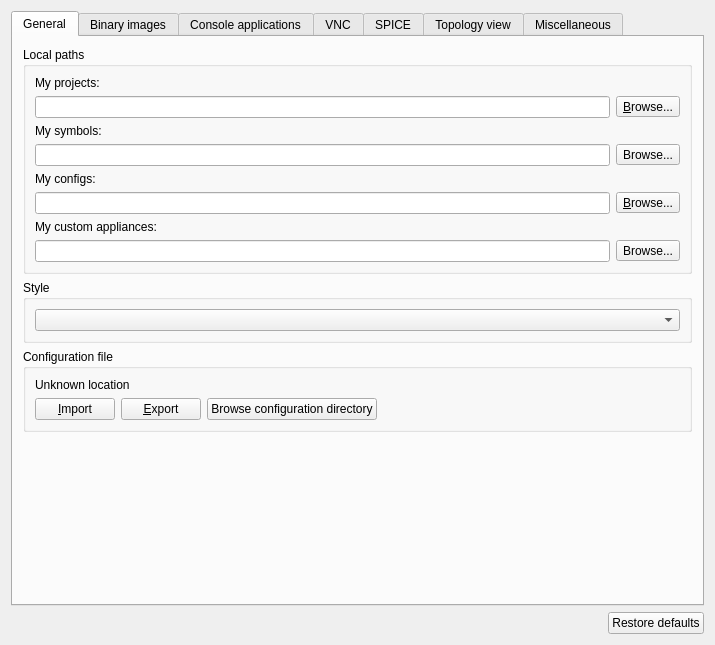
<?xml version="1.0" encoding="UTF-8"?>
<ui version="4.0">
 <class>GeneralPreferencesPageWidget</class>
 <widget class="QWidget" name="GeneralPreferencesPageWidget">
  <property name="geometry">
   <rect>
    <x>0</x>
    <y>0</y>
    <width>715</width>
    <height>645</height>
   </rect>
  </property>
  <property name="windowTitle">
   <string>General</string>
  </property>
  <property name="styleSheet">
   <string notr="true">
QWidget {
    background-color: #fae8b7;
    color: #586e75;
}

QToolBar {
    border:0px;
}

QGraphicsView, QTextEdit, QPlainTextEdit, QTreeWidget, QListWidget, QLineEdit, QSpinBox, QComboBox {
    background-color: #fdf6e3;
}

QLabel, QMenu, QStatusBar {
  color: #586e75;
}

QMenuBar::item {
    background-color: #fae8b7;
}

QMenu::item:selected {
    color: #f2f2f2;
    background-color: #383838;
}

QToolButton:hover {
    background-color: #383838;
}

QGroupBox {
    color: #586e75;
    font: bold 12px;
    padding: 15px;
    border-style: none;
}

QAbstractScrollArea::corner {
    background: #fae8b7;
}

QScrollBar::add-page:horizontal, QScrollBar::sub-page:horizontal, QScrollBar::add-page:vertical, QScrollBar::sub-page:vertical {
  background: none;
}

QComboBox {
    selection-color: #f2f2f2;
    selection-background-color: #fae8b7;
}

QComboBox QAbstractItemView {
    background-color: #fdf6e3;
}

QDockWidget, QMenuBar, QPushButton, QToolButton, QTabWidget, QHeaderView::section {
    color: #586e75;
    font: bold 11px;
}

QTabBar {
    color: #586e75;
}

QRadioButton, QCheckBox {
  color: #586e75;
}

QRadioButton::disabled, QCheckBox::disabled {
  color: gray;
}
// bg-color=#fdf6e3
// fg-color=#586e75
// tool-bar=#fae8b7
// selection-bg=#383838 
// selection-fg=#f2f2f2
 </string>
  </property>
  <layout class="QVBoxLayout" name="verticalLayout">
   <item>
    <widget class="QTabWidget" name="uiMiscTabWidget">
     <property name="sizePolicy">
      <sizepolicy hsizetype="MinimumExpanding" vsizetype="MinimumExpanding">
       <horstretch>0</horstretch>
       <verstretch>0</verstretch>
      </sizepolicy>
     </property>
     <property name="styleSheet">
      <string notr="true">
QWidget {
    background-color: #fae8b7;
    color: #586e75;
}

QToolBar {
    border:0px;
}

QGraphicsView, QTextEdit, QPlainTextEdit, QTreeWidget, QListWidget, QLineEdit, QSpinBox, QComboBox {
    background-color: #fdf6e3;
}

QLabel, QMenu, QStatusBar {
  color: #586e75;
}

QMenuBar::item {
    background-color: #fae8b7;
}

QMenu::item:selected {
    color: #f2f2f2;
    background-color: #383838;
}

QToolButton:hover {
    background-color: #383838;
}

QGroupBox {
    color: #586e75;
    font: bold 12px;
    padding: 15px;
    border-style: none;
}

QAbstractScrollArea::corner {
    background: #fae8b7;
}

QScrollBar::add-page:horizontal, QScrollBar::sub-page:horizontal, QScrollBar::add-page:vertical, QScrollBar::sub-page:vertical {
  background: none;
}

QComboBox {
    selection-color: #f2f2f2;
    selection-background-color: #fae8b7;
}

QComboBox QAbstractItemView {
    background-color: #fdf6e3;
}

QDockWidget, QMenuBar, QPushButton, QToolButton, QTabWidget, QHeaderView::section {
    color: #586e75;
    font: bold 11px;
}

QTabBar {
    color: #586e75;
}

QRadioButton, QCheckBox {
  color: #586e75;
}

QRadioButton::disabled, QCheckBox::disabled {
  color: gray;
}
// bg-color=#fdf6e3
// fg-color=#586e75
// tool-bar=#fae8b7
// selection-bg=#383838 
// selection-fg=#f2f2f2
 </string>
     </property>
     <property name="currentIndex">
      <number>0</number>
     </property>
     <widget class="QWidget" name="uiGeneralTab">
      <attribute name="title">
       <string>General</string>
      </attribute>
      <layout class="QVBoxLayout" name="verticalLayout_4">
       <property name="leftMargin">
        <number>10</number>
       </property>
       <property name="topMargin">
        <number>10</number>
       </property>
       <property name="rightMargin">
        <number>10</number>
       </property>
       <property name="bottomMargin">
        <number>10</number>
       </property>
       <item>
        <widget class="QGroupBox" name="uiLocalPathsGroupBox">
         <property name="title">
          <string>Local paths</string>
         </property>
         <layout class="QVBoxLayout" name="verticalLayout_5">
          <item>
           <widget class="QLabel" name="uiProjectsPathLabel">
            <property name="text">
             <string>My projects:</string>
            </property>
           </widget>
          </item>
          <item>
           <layout class="QHBoxLayout" name="horizontalLayout_2">
            <item>
             <widget class="QLineEdit" name="uiProjectsPathLineEdit">
              <property name="sizePolicy">
               <sizepolicy hsizetype="MinimumExpanding" vsizetype="Fixed">
                <horstretch>0</horstretch>
                <verstretch>0</verstretch>
               </sizepolicy>
              </property>
              <property name="toolTip">
               <string>Directory where your GNS3 projects are stored</string>
              </property>
             </widget>
            </item>
            <item>
             <widget class="QToolButton" name="uiProjectsPathToolButton">
              <property name="text">
               <string>&amp;Browse...</string>
              </property>
              <property name="toolButtonStyle">
               <enum>Qt::ToolButtonTextOnly</enum>
              </property>
             </widget>
            </item>
           </layout>
          </item>
          <item>
           <widget class="QLabel" name="label">
            <property name="text">
             <string>My symbols:</string>
            </property>
           </widget>
          </item>
          <item>
           <layout class="QHBoxLayout" name="horizontalLayout_3">
            <item>
             <widget class="QLineEdit" name="uiSymbolsPathLineEdit"/>
            </item>
            <item>
             <widget class="QToolButton" name="uiSymbolsPathToolButton">
              <property name="text">
               <string>Browse...</string>
              </property>
             </widget>
            </item>
           </layout>
          </item>
          <item>
           <widget class="QLabel" name="uiConfigsPathLabel">
            <property name="text">
             <string>My configs:</string>
            </property>
           </widget>
          </item>
          <item>
           <layout class="QHBoxLayout" name="horizontalLayout_7">
            <item>
             <widget class="QLineEdit" name="uiConfigsPathLineEdit">
              <property name="sizePolicy">
               <sizepolicy hsizetype="MinimumExpanding" vsizetype="Fixed">
                <horstretch>0</horstretch>
                <verstretch>0</verstretch>
               </sizepolicy>
              </property>
              <property name="toolTip">
               <string>Directory where your binary images (e.g. IOS) are stored</string>
              </property>
             </widget>
            </item>
            <item>
             <widget class="QToolButton" name="uiConfigsPathToolButton">
              <property name="text">
               <string>&amp;Browse...</string>
              </property>
              <property name="toolButtonStyle">
               <enum>Qt::ToolButtonTextOnly</enum>
              </property>
             </widget>
            </item>
           </layout>
          </item>
          <item>
           <widget class="QLabel" name="label_3">
            <property name="text">
             <string>My custom appliances:</string>
            </property>
           </widget>
          </item>
          <item>
           <layout class="QHBoxLayout" name="horizontalLayout_12">
            <item>
             <widget class="QLineEdit" name="uiAppliancesPathLineEdit"/>
            </item>
            <item>
             <widget class="QToolButton" name="uiAppliancesPathToolButton">
              <property name="text">
               <string>Browse...</string>
              </property>
             </widget>
            </item>
           </layout>
          </item>
         </layout>
        </widget>
       </item>
       <item>
        <widget class="QGroupBox" name="uiStyleGroupBox">
         <property name="title">
          <string>Style</string>
         </property>
         <layout class="QHBoxLayout" name="horizontalLayout_11">
          <item>
           <widget class="QComboBox" name="uiStyleComboBox"/>
          </item>
         </layout>
        </widget>
       </item>
       <item>
        <widget class="QGroupBox" name="uiConfigurationFileGroupBox">
         <property name="title">
          <string>Configuration file</string>
         </property>
         <layout class="QGridLayout" name="gridLayout">
          <item row="1" column="0">
           <layout class="QHBoxLayout" name="horizontalLayout">
            <item>
             <widget class="QPushButton" name="uiImportConfigurationFilePushButton">
              <property name="text">
               <string>&amp;Import</string>
              </property>
             </widget>
            </item>
            <item>
             <widget class="QPushButton" name="uiExportConfigurationFilePushButton">
              <property name="text">
               <string>&amp;Export</string>
              </property>
             </widget>
            </item>
            <item>
             <widget class="QPushButton" name="uiBrowseConfigurationPushButton">
              <property name="text">
               <string>Browse configuration directory</string>
              </property>
             </widget>
            </item>
            <item>
             <spacer name="horizontalSpacer">
              <property name="orientation">
               <enum>Qt::Horizontal</enum>
              </property>
              <property name="sizeHint" stdset="0">
               <size>
                <width>40</width>
                <height>20</height>
               </size>
              </property>
             </spacer>
            </item>
           </layout>
          </item>
          <item row="0" column="0">
           <widget class="QLabel" name="uiConfigurationFileLabel">
            <property name="text">
             <string>Unknown location</string>
            </property>
           </widget>
          </item>
         </layout>
        </widget>
       </item>
       <item>
        <spacer name="verticalSpacer_5">
         <property name="orientation">
          <enum>Qt::Vertical</enum>
         </property>
         <property name="sizeHint" stdset="0">
          <size>
           <width>20</width>
           <height>5</height>
          </size>
         </property>
        </spacer>
       </item>
      </layout>
     </widget>
     <widget class="QWidget" name="uiImagesTab">
      <attribute name="title">
       <string>Binary images</string>
      </attribute>
      <layout class="QVBoxLayout" name="verticalLayout_7">
       <property name="leftMargin">
        <number>10</number>
       </property>
       <property name="topMargin">
        <number>10</number>
       </property>
       <property name="rightMargin">
        <number>10</number>
       </property>
       <property name="bottomMargin">
        <number>10</number>
       </property>
       <item>
        <widget class="QGroupBox" name="uiLocalBinaryImagePathsGroupBox">
         <property name="title">
          <string>Local paths</string>
         </property>
         <layout class="QVBoxLayout" name="verticalLayout_10">
          <item>
           <widget class="QLabel" name="uiImagesPathLabel">
            <property name="text">
             <string>My binary images:</string>
            </property>
           </widget>
          </item>
          <item>
           <layout class="QHBoxLayout" name="horizontalLayout_4">
            <item>
             <widget class="QLineEdit" name="uiImagesPathLineEdit">
              <property name="sizePolicy">
               <sizepolicy hsizetype="MinimumExpanding" vsizetype="Fixed">
                <horstretch>0</horstretch>
                <verstretch>0</verstretch>
               </sizepolicy>
              </property>
              <property name="toolTip">
               <string>Directory where your binary images (e.g. IOS) are stored</string>
              </property>
             </widget>
            </item>
            <item>
             <widget class="QToolButton" name="uiImagesPathToolButton">
              <property name="text">
               <string>&amp;Browse...</string>
              </property>
              <property name="toolButtonStyle">
               <enum>Qt::ToolButtonTextOnly</enum>
              </property>
             </widget>
            </item>
           </layout>
          </item>
          <item>
           <widget class="QLabel" name="uiImageDirectoriesLabel">
            <property name="text">
             <string>Additional search locations for binary images:</string>
            </property>
           </widget>
          </item>
          <item>
           <widget class="QListWidget" name="uiImageDirectoriesListWidget">
            <property name="lineWidth">
             <number>0</number>
            </property>
            <property name="editTriggers">
             <set>QAbstractItemView::NoEditTriggers</set>
            </property>
            <property name="alternatingRowColors">
             <bool>false</bool>
            </property>
            <property name="selectionMode">
             <enum>QAbstractItemView::SingleSelection</enum>
            </property>
            <property name="selectionBehavior">
             <enum>QAbstractItemView::SelectItems</enum>
            </property>
            <property name="isWrapping" stdset="0">
             <bool>false</bool>
            </property>
            <property name="resizeMode">
             <enum>QListView::Adjust</enum>
            </property>
            <property name="layoutMode">
             <enum>QListView::Batched</enum>
            </property>
            <property name="gridSize">
             <size>
              <width>0</width>
              <height>18</height>
             </size>
            </property>
            <property name="viewMode">
             <enum>QListView::ListMode</enum>
            </property>
            <property name="uniformItemSizes">
             <bool>false</bool>
            </property>
            <property name="selectionRectVisible">
             <bool>true</bool>
            </property>
           </widget>
          </item>
          <item>
           <layout class="QHBoxLayout" name="horizontalLayout_13">
            <item>
             <widget class="QPushButton" name="uiImageDirectoriesAddPushButton">
              <property name="text">
               <string>Add</string>
              </property>
             </widget>
            </item>
            <item>
             <widget class="QPushButton" name="uiImageDirectoriesDeletePushButton">
              <property name="text">
               <string>Delete</string>
              </property>
             </widget>
            </item>
            <item>
             <spacer name="horizontalSpacer_4">
              <property name="orientation">
               <enum>Qt::Horizontal</enum>
              </property>
              <property name="sizeHint" stdset="0">
               <size>
                <width>40</width>
                <height>20</height>
               </size>
              </property>
             </spacer>
            </item>
           </layout>
          </item>
         </layout>
        </widget>
       </item>
      </layout>
     </widget>
     <widget class="QWidget" name="uiConsoleTab">
      <attribute name="title">
       <string>Console applications</string>
      </attribute>
      <layout class="QVBoxLayout" name="verticalLayout_3">
       <property name="leftMargin">
        <number>10</number>
       </property>
       <property name="topMargin">
        <number>10</number>
       </property>
       <property name="rightMargin">
        <number>10</number>
       </property>
       <property name="bottomMargin">
        <number>10</number>
       </property>
       <item>
        <widget class="QGroupBox" name="uiTelnetConsoleSettingsGroupBox">
         <property name="title">
          <string>Console settings</string>
         </property>
         <layout class="QVBoxLayout" name="verticalLayout_9">
          <item>
           <widget class="QLabel" name="uiTelnetConsoleCommandLabel">
            <property name="text">
             <string>Console application command for Telnet:</string>
            </property>
           </widget>
          </item>
          <item>
           <layout class="QHBoxLayout" name="horizontalLayout_9">
            <item>
             <widget class="QLineEdit" name="uiTelnetConsoleCommandLineEdit">
              <property name="sizePolicy">
               <sizepolicy hsizetype="MinimumExpanding" vsizetype="Fixed">
                <horstretch>0</horstretch>
                <verstretch>0</verstretch>
               </sizepolicy>
              </property>
              <property name="toolTip">
               <string>&lt;html&gt;&lt;head/&gt;&lt;body&gt;&lt;p&gt;Command line replacements:&lt;/p&gt;&lt;p&gt;%h = device server &lt;/p&gt;&lt;p&gt;%p = device port&lt;/p&gt;&lt;p&gt;%d = device hostname&lt;/p&gt;&lt;/body&gt;&lt;/html&gt;</string>
              </property>
              <property name="readOnly">
               <bool>true</bool>
              </property>
             </widget>
            </item>
            <item>
             <widget class="QPushButton" name="uiTelnetConsolePreconfiguredCommandPushButton">
              <property name="sizePolicy">
               <sizepolicy hsizetype="Maximum" vsizetype="Fixed">
                <horstretch>0</horstretch>
                <verstretch>0</verstretch>
               </sizepolicy>
              </property>
              <property name="text">
               <string>&amp;Edit</string>
              </property>
             </widget>
            </item>
           </layout>
          </item>
         </layout>
        </widget>
       </item>
       <item>
        <widget class="QGroupBox" name="uiConsoleMiscGroupBox">
         <property name="title">
          <string>Miscellaneous</string>
         </property>
         <layout class="QGridLayout" name="gridLayout_7">
          <item row="0" column="0">
           <widget class="QLabel" name="uiSlowConsoleAllLabel">
            <property name="text">
             <string>Delay between each console launch when consoling to all devices:</string>
            </property>
           </widget>
          </item>
          <item row="1" column="0">
           <widget class="QSpinBox" name="uiDelayConsoleAllSpinBox">
            <property name="suffix">
             <string> ms</string>
            </property>
            <property name="maximum">
             <number>10000</number>
            </property>
            <property name="value">
             <number>500</number>
            </property>
           </widget>
          </item>
         </layout>
        </widget>
       </item>
       <item>
        <spacer name="verticalSpacer_4">
         <property name="orientation">
          <enum>Qt::Vertical</enum>
         </property>
         <property name="sizeHint" stdset="0">
          <size>
           <width>20</width>
           <height>5</height>
          </size>
         </property>
        </spacer>
       </item>
      </layout>
     </widget>
     <widget class="QWidget" name="uiVNCTab">
      <attribute name="title">
       <string>VNC</string>
      </attribute>
      <layout class="QVBoxLayout" name="verticalLayout_6">
       <property name="leftMargin">
        <number>10</number>
       </property>
       <property name="topMargin">
        <number>10</number>
       </property>
       <property name="rightMargin">
        <number>10</number>
       </property>
       <property name="bottomMargin">
        <number>10</number>
       </property>
       <item>
        <widget class="QGroupBox" name="uiVNCConsoleSettingsGroupBox">
         <property name="title">
          <string>Settings for VNC connections</string>
         </property>
         <layout class="QVBoxLayout" name="verticalLayout_8">
          <item>
           <widget class="QLabel" name="uiVNCConsoleCommandLabel">
            <property name="text">
             <string>Console application command for VNC:</string>
            </property>
           </widget>
          </item>
          <item>
           <layout class="QHBoxLayout" name="horizontalLayout_8">
            <item>
             <widget class="QLineEdit" name="uiVNCConsoleCommandLineEdit">
              <property name="sizePolicy">
               <sizepolicy hsizetype="MinimumExpanding" vsizetype="Fixed">
                <horstretch>0</horstretch>
                <verstretch>0</verstretch>
               </sizepolicy>
              </property>
              <property name="toolTip">
               <string>&lt;html&gt;&lt;head/&gt;&lt;body&gt;&lt;p&gt;Command line replacements:&lt;/p&gt;&lt;p&gt;%h = device server &lt;/p&gt;&lt;p&gt;%p = device port&lt;/p&gt;&lt;p&gt;%d = device hostname&lt;/p&gt;&lt;/body&gt;&lt;/html&gt;</string>
              </property>
              <property name="readOnly">
               <bool>true</bool>
              </property>
             </widget>
            </item>
            <item>
             <widget class="QPushButton" name="uiVNCConsolePreconfiguredCommandPushButton">
              <property name="sizePolicy">
               <sizepolicy hsizetype="Maximum" vsizetype="Fixed">
                <horstretch>0</horstretch>
                <verstretch>0</verstretch>
               </sizepolicy>
              </property>
              <property name="text">
               <string>&amp;Edit</string>
              </property>
             </widget>
            </item>
           </layout>
          </item>
          <item>
           <spacer name="verticalSpacer_3">
            <property name="orientation">
             <enum>Qt::Vertical</enum>
            </property>
            <property name="sizeHint" stdset="0">
             <size>
              <width>20</width>
              <height>5</height>
             </size>
            </property>
           </spacer>
          </item>
         </layout>
        </widget>
       </item>
      </layout>
     </widget>
     <widget class="QWidget" name="uiSPICETab">
      <attribute name="title">
       <string>SPICE</string>
      </attribute>
      <widget class="QGroupBox" name="uiSPICEConsoleSettingsGroupBox">
       <property name="geometry">
        <rect>
         <x>10</x>
         <y>10</y>
         <width>673</width>
         <height>538</height>
        </rect>
       </property>
       <property name="title">
        <string>Settings for SPICE connections</string>
       </property>
       <layout class="QVBoxLayout" name="verticalLayout_11">
        <item>
         <widget class="QLabel" name="uiSPICEConsoleCommandLabel">
          <property name="text">
           <string>Console application command for SPICE:</string>
          </property>
         </widget>
        </item>
        <item>
         <layout class="QHBoxLayout" name="horizontalLayout_10">
          <item>
           <widget class="QLineEdit" name="uiSPICEConsoleCommandLineEdit">
            <property name="sizePolicy">
             <sizepolicy hsizetype="MinimumExpanding" vsizetype="Fixed">
              <horstretch>0</horstretch>
              <verstretch>0</verstretch>
             </sizepolicy>
            </property>
            <property name="toolTip">
             <string>&lt;html&gt;&lt;head/&gt;&lt;body&gt;&lt;p&gt;Command line replacements:&lt;/p&gt;&lt;p&gt;%h = device server &lt;/p&gt;&lt;p&gt;%p = device port&lt;/p&gt;&lt;p&gt;%d = device hostname&lt;/p&gt;&lt;/body&gt;&lt;/html&gt;</string>
            </property>
            <property name="readOnly">
             <bool>true</bool>
            </property>
           </widget>
          </item>
          <item>
           <widget class="QPushButton" name="uiSPICEConsolePreconfiguredCommandPushButton">
            <property name="sizePolicy">
             <sizepolicy hsizetype="Maximum" vsizetype="Fixed">
              <horstretch>0</horstretch>
              <verstretch>0</verstretch>
             </sizepolicy>
            </property>
            <property name="text">
             <string>&amp;Edit</string>
            </property>
           </widget>
          </item>
         </layout>
        </item>
        <item>
         <spacer name="verticalSpacer_6">
          <property name="orientation">
           <enum>Qt::Vertical</enum>
          </property>
          <property name="sizeHint" stdset="0">
           <size>
            <width>20</width>
            <height>5</height>
           </size>
          </property>
         </spacer>
        </item>
       </layout>
      </widget>
     </widget>
     <widget class="QWidget" name="uiSceneTab">
      <attribute name="title">
       <string>Topology view</string>
      </attribute>
      <layout class="QGridLayout" name="gridLayout_8">
       <property name="leftMargin">
        <number>10</number>
       </property>
       <property name="topMargin">
        <number>10</number>
       </property>
       <property name="rightMargin">
        <number>10</number>
       </property>
       <property name="bottomMargin">
        <number>10</number>
       </property>
       <item row="9" column="0" colspan="2">
        <layout class="QHBoxLayout" name="horizontalLayout_5">
         <item>
          <widget class="QPushButton" name="uiDefaultLabelFontPushButton">
           <property name="text">
            <string>&amp;Select default font</string>
           </property>
          </widget>
         </item>
         <item>
          <widget class="QPushButton" name="uiDefaultLabelColorPushButton">
           <property name="text">
            <string>&amp;Select default color</string>
           </property>
          </widget>
         </item>
         <item>
          <spacer name="horizontalSpacer_3">
           <property name="orientation">
            <enum>Qt::Horizontal</enum>
           </property>
           <property name="sizeHint" stdset="0">
            <size>
             <width>40</width>
             <height>20</height>
            </size>
           </property>
          </spacer>
         </item>
        </layout>
       </item>
       <item row="0" column="0">
        <widget class="QLabel" name="uiSceneWidthLabel">
         <property name="text">
          <string>Default width:</string>
         </property>
        </widget>
       </item>
       <item row="2" column="0">
        <widget class="QLabel" name="uiSceneHeightLabel">
         <property name="text">
          <string>Default height:</string>
         </property>
        </widget>
       </item>
       <item row="5" column="0" colspan="2">
        <widget class="QCheckBox" name="uiRectangleSelectedItemCheckBox">
         <property name="text">
          <string>Draw a rectangle when an item is selected</string>
         </property>
         <property name="checked">
          <bool>true</bool>
         </property>
        </widget>
       </item>
       <item row="6" column="0">
        <widget class="QCheckBox" name="uiDrawLinkStatusPointsCheckBox">
         <property name="text">
          <string>Draw link status points</string>
         </property>
         <property name="checked">
          <bool>true</bool>
         </property>
        </widget>
       </item>
       <item row="7" column="0">
        <widget class="QLabel" name="uiLabelPreviewLabel">
         <property name="text">
          <string>Default label style:</string>
         </property>
        </widget>
       </item>
       <item row="8" column="0" colspan="2">
        <widget class="QPlainTextEdit" name="uiDefaultLabelStylePlainTextEdit">
         <property name="sizePolicy">
          <sizepolicy hsizetype="MinimumExpanding" vsizetype="Expanding">
           <horstretch>0</horstretch>
           <verstretch>0</verstretch>
          </sizepolicy>
         </property>
         <property name="maximumSize">
          <size>
           <width>16777215</width>
           <height>50</height>
          </size>
         </property>
         <property name="readOnly">
          <bool>true</bool>
         </property>
         <property name="plainText">
          <string>AaBbYyZz</string>
         </property>
        </widget>
       </item>
       <item row="3" column="0" colspan="2">
        <widget class="QSpinBox" name="uiSceneHeightSpinBox">
         <property name="suffix">
          <string> pixels</string>
         </property>
         <property name="minimum">
          <number>500</number>
         </property>
         <property name="maximum">
          <number>1000000</number>
         </property>
         <property name="singleStep">
          <number>100</number>
         </property>
         <property name="value">
          <number>1000</number>
         </property>
        </widget>
       </item>
       <item row="1" column="0" colspan="2">
        <widget class="QSpinBox" name="uiSceneWidthSpinBox">
         <property name="suffix">
          <string> pixels</string>
         </property>
         <property name="minimum">
          <number>500</number>
         </property>
         <property name="maximum">
          <number>1000000</number>
         </property>
         <property name="singleStep">
          <number>100</number>
         </property>
         <property name="value">
          <number>2000</number>
         </property>
        </widget>
       </item>
       <item row="10" column="0">
        <spacer name="verticalSpacer_2">
         <property name="orientation">
          <enum>Qt::Vertical</enum>
         </property>
         <property name="sizeHint" stdset="0">
          <size>
           <width>20</width>
           <height>5</height>
          </size>
         </property>
        </spacer>
       </item>
       <item row="4" column="0">
        <widget class="QLabel" name="label_2">
         <property name="text">
          <string>If you want to change the size of the current project. Via the project menu you can edit it.</string>
         </property>
        </widget>
       </item>
      </layout>
     </widget>
     <widget class="QWidget" name="uiMiscTab">
      <attribute name="title">
       <string>Miscellaneous</string>
      </attribute>
      <layout class="QVBoxLayout" name="verticalLayout_2">
       <property name="leftMargin">
        <number>10</number>
       </property>
       <property name="topMargin">
        <number>10</number>
       </property>
       <property name="rightMargin">
        <number>10</number>
       </property>
       <property name="bottomMargin">
        <number>10</number>
       </property>
       <item>
        <widget class="QCheckBox" name="uiCheckForUpdateCheckBox">
         <property name="text">
          <string>Automatically check for update</string>
         </property>
         <property name="checked">
          <bool>true</bool>
         </property>
        </widget>
       </item>
       <item>
        <widget class="QCheckBox" name="uiCrashReportCheckBox">
         <property name="text">
          <string>Send anonymous crash reports</string>
         </property>
         <property name="checked">
          <bool>true</bool>
         </property>
        </widget>
       </item>
       <item>
        <widget class="QCheckBox" name="uiStatsCheckBox">
         <property name="text">
          <string>Send anonymous usage statistics</string>
         </property>
         <property name="checked">
          <bool>true</bool>
         </property>
        </widget>
       </item>
       <item>
        <widget class="QCheckBox" name="uiOverlayNotificationsCheckBox">
         <property name="text">
          <string>Display error, warning and info in a overlay popup</string>
         </property>
        </widget>
       </item>
       <item>
        <widget class="QCheckBox" name="uiExperimentalFeaturesCheckBox">
         <property name="text">
          <string>Enable experimental features (dangerous, restart required)</string>
         </property>
        </widget>
       </item>
       <item>
        <widget class="QCheckBox" name="uiHdpiCheckBox">
         <property name="text">
          <string>Enable HDPI mode (this may crash the application on Linux, restart required)</string>
         </property>
        </widget>
       </item>
       <item>
        <widget class="QCheckBox" name="uiMultiProfilesCheckBox">
         <property name="text">
          <string>Request for profile settings at application startup  (work profile / home profile)</string>
         </property>
        </widget>
       </item>
       <item>
        <spacer name="verticalSpacer">
         <property name="orientation">
          <enum>Qt::Vertical</enum>
         </property>
         <property name="sizeHint" stdset="0">
          <size>
           <width>20</width>
           <height>5</height>
          </size>
         </property>
        </spacer>
       </item>
      </layout>
     </widget>
    </widget>
   </item>
   <item>
    <layout class="QHBoxLayout" name="horizontalLayout_6">
     <item>
      <spacer name="horizontalSpacer_2">
       <property name="orientation">
        <enum>Qt::Horizontal</enum>
       </property>
       <property name="sizeHint" stdset="0">
        <size>
         <width>324</width>
         <height>20</height>
        </size>
       </property>
      </spacer>
     </item>
     <item>
      <widget class="QPushButton" name="uiRestoreDefaultsPushButton">
       <property name="text">
        <string>Restore defaults</string>
       </property>
      </widget>
     </item>
    </layout>
   </item>
  </layout>
 </widget>
 <resources/>
 <connections/>
</ui>
